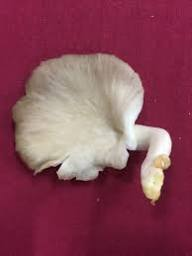
#> input picture test_mushroom.jpg, 192 x 256 px
$ python -i augmentations.py   (imports and definitions only)
#> lines starting #> are read from the running program, lines starting #| are printed output that depends on the picture
#> further down, picture is the input picture: shape (256, 192, 3); mean B, G, R 87.9, 72.7, 136.6
"""
augmentations.py — Mushroom Field Photography Data Augmentation
================================================================
Augmentations tailored for outdoor mushroom photography:
  1. Geometric (configured in ImageDataGenerator):
     - Random rotation: ±40°
     - Width & height shifts: ±20%
     - Zoom: ±20%
     - Shear: 0.2
     - Horizontal flip: enabled
     - Vertical flip: DISABLED (preserves natural upward stipe/cap orientation)
     - Border fill mode: 'reflect' (eliminates edge-smearing / stretched pixel artifacts)
  2. Photometric & Exposure (in field_photometry_and_occlusion):
     - Brightness & Contrast Jitter: ±15% to ±25% for dappled forest sunlight & shade
     - Subtle Saturation (±15%) & minimal Hue shift (±0.03 max) to simulate
       phone camera white-balance without altering species-defining cap/gill colors
  3. Field Artifacts & Occlusion (in field_photometry_and_occlusion):
     - Subtle Gaussian Blur: ~25% probability, sigma 0.3-1.0 (autofocus miss)
     - Random Erasing / Cutout: p=0.5, 1 patch, 2%-8% area with random noise fill
       (simulates leaves, twigs, moss, or grass without obscuring species features)

Applied strictly to the training pipeline; validation/testing pipelines remain
clean with standard resizing and normalization only.
"""

import numpy as np
from PIL import Image, ImageEnhance
from scipy.ndimage import gaussian_filter


def field_photometry_and_occlusion(img: np.ndarray) -> np.ndarray:
    """
    Applies outdoor field augmentations to a single image (H, W, 3) in [0, 255].
    Passed as preprocessing_function to Keras ImageDataGenerator.
    """
    img = img.copy()
    h, w, c = img.shape
#> h = 256; w = 192; c = 3
    total_area = h * w
#> total_area = 49152

    # 1. Contrast Jitter (±15% to ±20%)
    contrast_factor = np.random.uniform(0.80, 1.20)
    mean_val = np.mean(img, axis=(0, 1), keepdims=True)
#> mean_val = [[87.86, 72.67, 136.6]]
    img = np.clip((img - mean_val) * contrast_factor + mean_val, 0.0, 255.0)

    # 2. Subtle Saturation (±15%) & Minimal Hue Shift (±0.02 to ±0.03 max)
    # Preserves species-identifying cap, gill, and spore pigmentation
    pil_img = Image.fromarray(np.clip(img, 0, 255).astype(np.uint8))
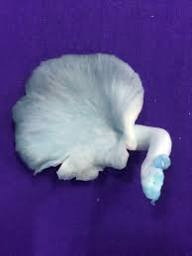
#> pil_img: PIL image 192x256 RGB; mean R, G, B 87.4, 72.3, 136
    sat_factor = np.random.uniform(0.85, 1.15)
    pil_img = ImageEnhance.Color(pil_img).enhance(sat_factor)

    # Hue adjustment in HSV color space (delta clamped to [-0.03, +0.03])
    hsv = np.array(pil_img.convert("HSV"), dtype=np.float32)
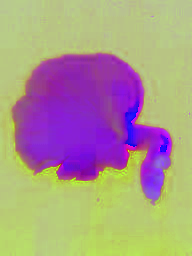
#> hsv: shape (256, 192, 3) float32; mean R, G, B 170.5, 151.1, 139
    hue_delta = np.random.uniform(-0.03, 0.03) * 255.0
    hsv[..., 0] = (hsv[..., 0] + hue_delta) % 256.0
    img = np.array(Image.fromarray(hsv.astype(np.uint8), mode="HSV").convert("RGB"), dtype=np.float32)

    # 3. Subtle Gaussian Blur (~25% probability, sigma 0.3 to 1.0)
    # Simulates slight smartphone macro / autofocus misses on field close-ups
    if np.random.rand() < 0.25:
        sigma = np.random.uniform(0.3, 1.0)
        img = gaussian_filter(img, sigma=(sigma, sigma, 0))

    # 4. Random Erasing / Cutout (p=0.5, 1 patch, 2%-8% image area, random noise fill)
    # Simulates leaves, twigs, moss, or grass partially occluding the mushroom without obscuring key features
    if np.random.rand() < 0.5:
        patch_ratio = np.random.uniform(0.02, 0.08)
        patch_area = total_area * patch_ratio
#> patch_area = 2887.9
        aspect_ratio = np.random.uniform(0.5, 2.0)
        patch_h = int(np.sqrt(patch_area * aspect_ratio))
#> patch_h = 57
        patch_w = int(np.sqrt(patch_area / aspect_ratio))
#> patch_w = 49
        patch_h = min(max(patch_h, 4), h - 1)
        patch_w = min(max(patch_w, 4), w - 1)

        y = np.random.randint(0, h - patch_h)
#> y = 70
        x = np.random.randint(0, w - patch_w)
#> x = 88
        noise = np.random.uniform(0.0, 255.0, (patch_h, patch_w, c)).astype(np.float32)
        img[y:y + patch_h, x:x + patch_w, :] = noise
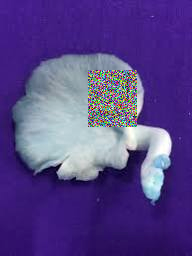
#> img: shape (256, 192, 3) float32; mean R, G, B 86.5, 68.4, 135.7

    return img

>>> import cv2
>>> picture = cv2.imread('test_mushroom.jpg')
>>> result = field_photometry_and_occlusion(picture)
